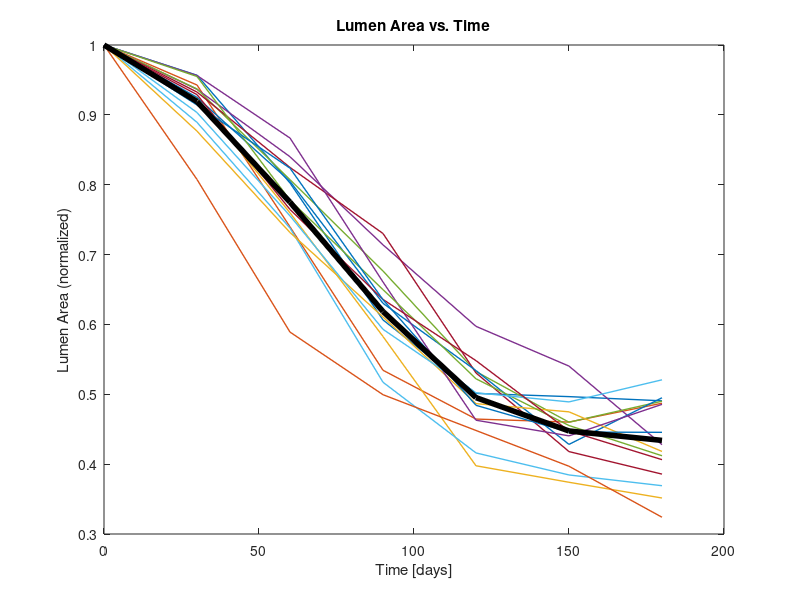

MATLAB code to generate this figure:
% postprocessing1

clear variables
close all
clc

% Initialize the matrices
number_of_runs = 15;
number_of_time_points = 9;

%SMC_INTIMA = zeros(number_of_runs,number_of_time_points);
INT_AREA = zeros(number_of_runs,number_of_time_points);
LUM_AREA = zeros(number_of_runs,number_of_time_points);
WALL_AREA = zeros(number_of_runs,number_of_time_points);

TIME = (0:1:6);

% Load the ABM results and fill the matrices up
load data1
%SMC_INTIMA(1,:) = SMCintima;
INT_AREA(1,:) = Int_area;
LUM_AREA(1,:) = Lum_area;
WALL_AREA(1,:) = Wall_area;
MED_AREA(1,:) = Wall_area - Int_area;

load data2
%SMC_INTIMA(2,:) = SMCintima;
INT_AREA(2,:) = Int_area;
LUM_AREA(2,:) = Lum_area;
WALL_AREA(2,:) = Wall_area;
MED_AREA(2,:) = Wall_area - Int_area;

load data3
%SMC_INTIMA(3,:) = SMCintima;
INT_AREA(3,:) = Int_area;
LUM_AREA(3,:) = Lum_area;
WALL_AREA(3,:) = Wall_area;
MED_AREA(3,:) = Wall_area - Int_area;

load data4
%SMC_INTIMA(4,:) = SMCintima;
INT_AREA(4,:) = Int_area;
LUM_AREA(4,:) = Lum_area;
WALL_AREA(4,:) = Wall_area;
MED_AREA(4,:) = Wall_area - Int_area;

load data5
%SMC_INTIMA(5,:) = SMCintima;
INT_AREA(5,:) = Int_area;
LUM_AREA(5,:) = Lum_area;
WALL_AREA(5,:) = Wall_area;
MED_AREA(5,:) = Wall_area - Int_area;

load data6
%SMC_INTIMA(6,:) = SMCintima;
INT_AREA(6,:) = Int_area;
LUM_AREA(6,:) = Lum_area;
WALL_AREA(6,:) = Wall_area;
MED_AREA(6,:) = Wall_area - Int_area;

load data7
%SMC_INTIMA(7,:) = SMCintima;
INT_AREA(7,:) = Int_area;
LUM_AREA(7,:) = Lum_area;
WALL_AREA(7,:) = Wall_area;
MED_AREA(7,:) = Wall_area - Int_area;

load data8
%SMC_INTIMA(8,:) = SMCintima;
INT_AREA(8,:) = Int_area;
LUM_AREA(8,:) = Lum_area;
WALL_AREA(8,:) = Wall_area;
MED_AREA(8,:) = Wall_area - Int_area;

load data9
%SMC_INTIMA(9,:) = SMCintima;
INT_AREA(9,:) = Int_area;
LUM_AREA(9,:) = Lum_area;
WALL_AREA(9,:) = Wall_area;
MED_AREA(9,:) = Wall_area - Int_area;

load data10
%SMC_INTIMA(10,:) = SMCintima;
INT_AREA(10,:) = Int_area;
LUM_AREA(10,:) = Lum_area;
WALL_AREA(10,:) = Wall_area;
MED_AREA(10,:) = Wall_area - Int_area;

load data11
%SMC_INTIMA(11,:) = SMCintima;
INT_AREA(11,:) = Int_area;
LUM_AREA(11,:) = Lum_area;
WALL_AREA(11,:) = Wall_area;
MED_AREA(11,:) = Wall_area - Int_area;

load data12
%SMC_INTIMA(12,:) = SMCintima;
INT_AREA(12,:) = Int_area;
LUM_AREA(12,:) = Lum_area;
WALL_AREA(12,:) = Wall_area;
MED_AREA(12,:) = Wall_area - Int_area;

load data13
%SMC_INTIMA(13,:) = SMCintima;
INT_AREA(13,:) = Int_area;
LUM_AREA(13,:) = Lum_area;
WALL_AREA(13,:) = Wall_area;
MED_AREA(13,:) = Wall_area - Int_area;

load data14
%SMC_INTIMA(14,:) = SMCintima;
INT_AREA(14,:) = Int_area;
LUM_AREA(14,:) = Lum_area;
WALL_AREA(14,:) = Wall_area;
MED_AREA(14,:) = Wall_area - Int_area;

load data15
%SMC_INTIMA(15,:) = SMCintima;
INT_AREA(15,:) = Int_area;
LUM_AREA(15,:) = Lum_area;
WALL_AREA(15,:) = Wall_area;
MED_AREA(15,:) = Wall_area - Int_area;


%% Take only the follow up time
INT_AREA(:,1:2) = [];
LUM_AREA(:,1:2) = [];
WALL_AREA(:,1:2) = [];
MED_AREA(:,1:2) = [];

%% Normalize the trend to the initial value
for jj=1:size(INT_AREA,1)
    
    INT_AREA(jj,:) = INT_AREA(jj,:)./INT_AREA(jj,1);
    LUM_AREA(jj,:) = LUM_AREA(jj,:)./LUM_AREA(jj,1);
    WALL_AREA(jj,:) = WALL_AREA(jj,:)./WALL_AREA(jj,1);
    MED_AREA(jj,:) = MED_AREA(jj,:)./MED_AREA(jj,1);
    
end


%% Mean trends
INT_AREA_MEAN = mean(INT_AREA,1);
LUM_AREA_MEAN = mean(LUM_AREA,1);
WALL_AREA_MEAN = mean(WALL_AREA,1);
MED_AREA_MEAN = mean(MED_AREA,1);


%% Plots


TIME = TIME.*30;
figure(2)
plot(TIME,LUM_AREA,'-','linewidth',1);
hold on
plot(TIME,LUM_AREA_MEAN,'k-','linewidth',4,'MarkerSize',6);

xlabel('Time [days]')
ylabel('Lumen Area (normalized)')
title('Lumen Area vs. Time')
















 
